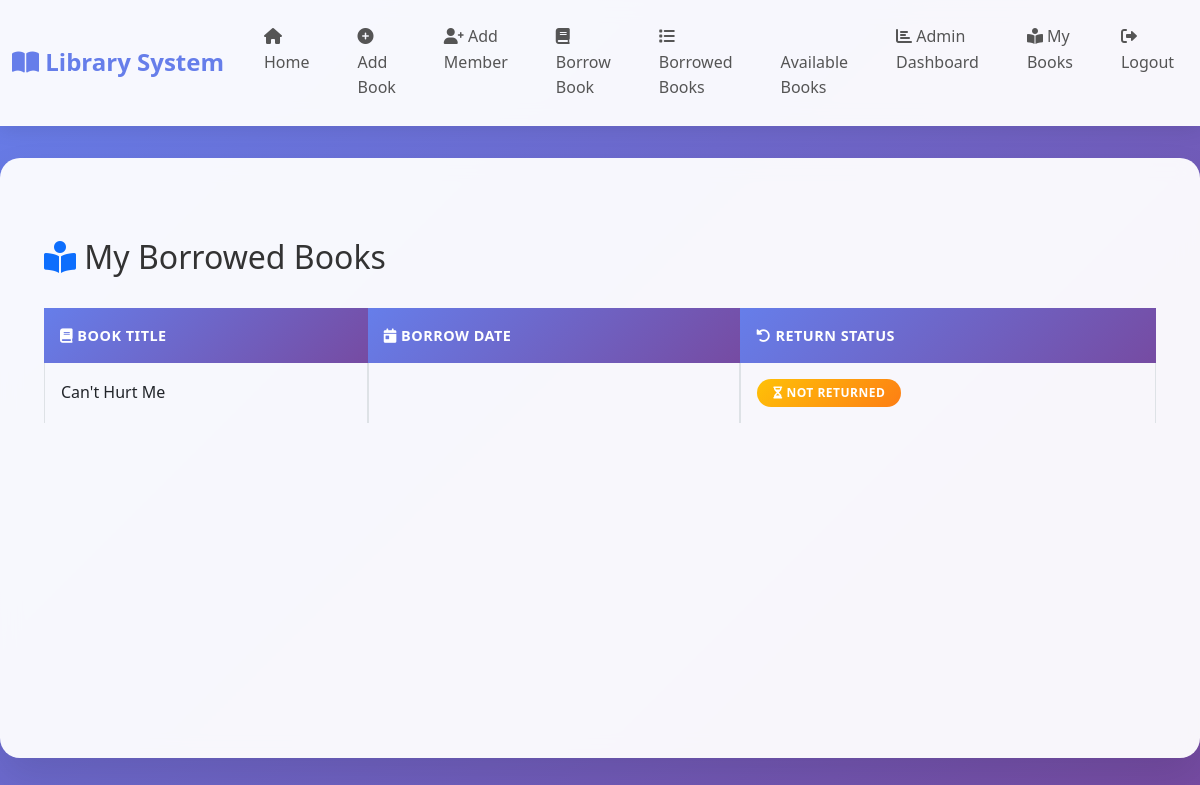
/my_borrowed_books/ (signed in), run on an earlier commit of the app's database.
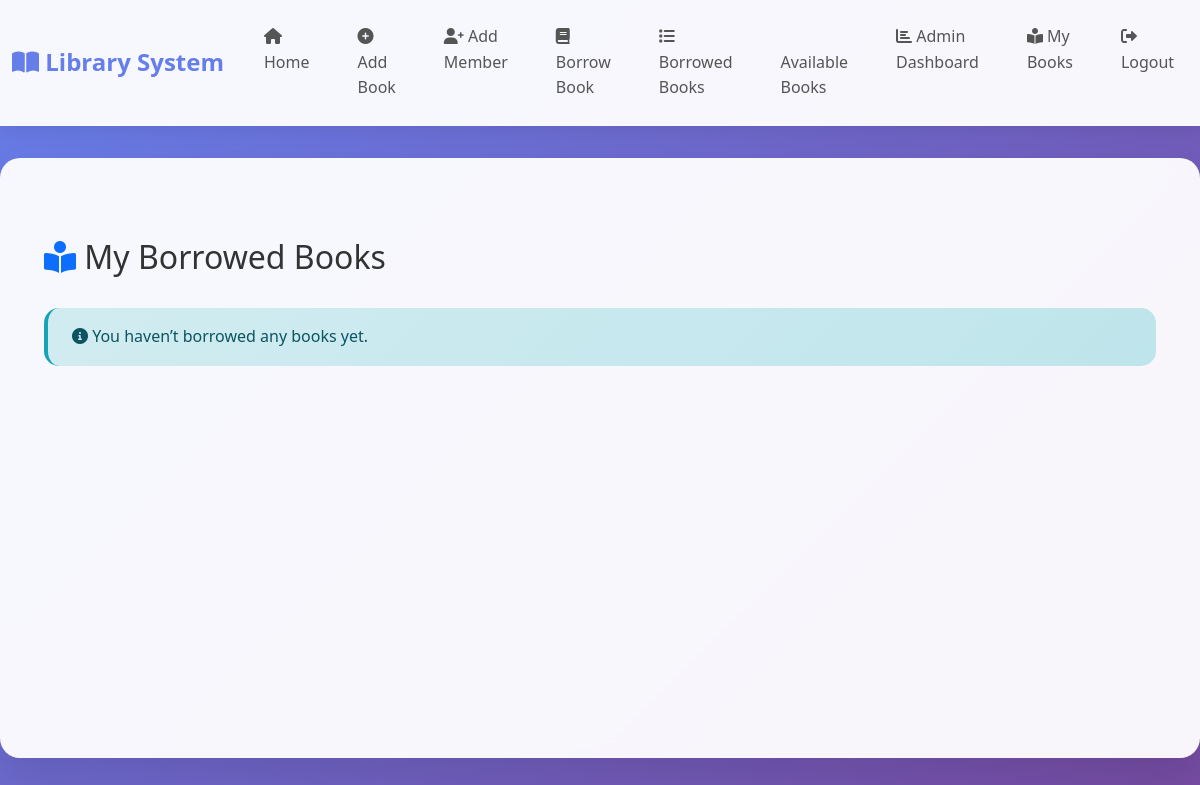
And on a later commit of the database.
### library_app/models.py (models this page shows, shortened)
class BorrowedBook(models.Model):
    member=models.ForeignKey(Member,on_delete=models.CASCADE)
    user=models.ForeignKey(User,on_delete=models.CASCADE,null=True, blank=True)
    book=models.ForeignKey(Book,on_delete=models.CASCADE)
    borrowdate=models.DateField(auto_now_add=True)
    returndate=models.DateField(null=True, blank=True)
    is_returned=models.BooleanField(default=False)
    due_date = models.DateTimeField(default=default_due_date, null=False)

class Book(models.Model):
    title=models.CharField(max_length=255)
    author=models.CharField(max_length=255)
    total_copies=models.PositiveIntegerField(validators=[minvalidator(0)], default=0)
    available_copies=models.PositiveIntegerField(validators=[minvalidator(0)], default=0)
    date_added=models.DateField(auto_now_add=True)

### library_app/views.py (the view)
# urls.py: path('my_borrowed_books/', views.my_borrowed_books, name='my_borrowed_books'),
@login_required
def my_borrowed_books(request):
    user = request.user
    borrowed_books = BorrowedBook.objects.filter(user=user, is_returned=False).select_related('book').order_by('-borrowdate')
    print(f"My borrowed books count: {borrowed_books.count()}")
    if not borrowed_books:
        messages.info(request, "You have no borrowed books.")
    return render(request, 'my_borrowed_books.html', {'borrowed_books': borrowed_books, 'now': timezone.now()})

### library_app/templates/my_borrowed_books.html (shortened to what this page needs)
{% extends 'base.html' %}
{% block content %}
<div class="container mt-5">
  <div class="d-flex justify-content-between align-items-center mb-4">
    <h2><i class="fas fa-book-reader text-primary"></i> My Borrowed Books</h2>
  </div>
  {% if borrowed_books %}
    <div class="table-responsive">
      <table class="table table-hover table-bordered align-middle shadow-sm">
        <thead class="table-light">
          <tr>
            <th scope="col"><i class="fas fa-book"></i> Book Title</th>
            <th scope="col"><i class="fas fa-calendar-day"></i> Borrow Date</th>
            <th scope="col"><i class="fas fa-undo-alt"></i> Return Status</th>
          </tr>
        </thead>
        <tbody>
          {% for record in borrowed_books %}
            <tr>
              <td>{{ record.book.title }}</td>
              <td>{{ record.borrow_date|date:"F j, Y" }}</td>
              <td>
                {% if record.returned %}
                  <span class="badge bg-success"><i class="fas fa-check-circle"></i> Returned</span>
                {% else %}
                  <span class="badge bg-warning text-dark"><i class="fas fa-hourglass-half"></i> Not Returned</span>
                {% endif %}
              </td>
            </tr>
          {% endfor %}
        </tbody>
      </table>
    </div>
  {% else %}
    <div class="alert alert-info mt-4">
      <i class="fas fa-info-circle"></i> You haven’t borrowed any books yet.
    </div>
  {% endif %}
</div>
{% endblock %}

What changed in the data, as far as the page shows it:
no longer on this page (row edited): BorrowedBook: book "Can't Hurt Me"
Also different on the page:
text no longer shown: "BOOK TITLE BORROW DATE RETURN STATUS"
text now shown: "You haven’t borrowed any books yet."
